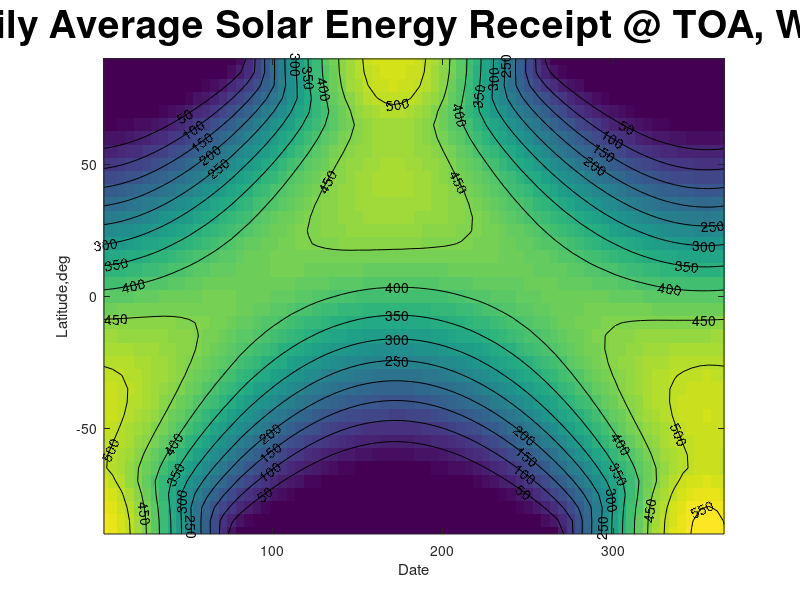

Here is the MATLAB script that generated this plot: (Note: this script raises an error after producing the figure.)
%Plot global insolation for J2000 as calculated by the Earth Orbit v2.1
%model of Kostadinov and Gilb (2014), GMD, using Laskar et al. (2004) astronomical 
%solutions. Plot improved here for pedagogical purposes. See also plot_declination_daylength.m
%Author: Dr. Tihomir Kostadinov, Sept. 8, 2019 - Nov. 2020

insolationglobal = load('Global_Insolation_EOv2.1.dat');
%Data generated for So = 1361 W/m^2 and contemporary Laskar et al. (2004) solutions with Earth orbit model of Kostadinov and Gilb (2014) (GMD) 
So = 1361; %W/m^2 (Kopp and Lean (2011), GRL)
albedo = 0.3;
obliquity = 23 + 26/60 + 21.448/3600; %Eq. 22.2 in Meeus (1998) for J2000.0

QQ = insolationglobal(2:end,2:end);
dd = insolationglobal(1,2:end);
lat = insolationglobal(2:end,1);

figure('Name','Global Insolation','NumberTitle','off','Units','normalized','OuterPosition',[.1 .1  .85 .85]);
imagesc(dd,lat,QQ)
axis xy
title('Daily Average Solar Energy Receipt @ TOA, W m^-^2','FontSize',28)
xlabel('Date');
ylabel('Latitude,deg')
hold on
contour(dd,lat,QQ,[0:50:550],'k','ShowText','on')
set(gca,'XTick',dofyear2date_v2020(2017,[1:12]',[15 15 20 15 15 21 15 15 22 15 15 21]')) %any non-leap year will do
set(gca,'XTickLabel',{'Jan 15','Feb 15', 'Mar 20 \newlineEquinox', 'Apr 15', 'May 15', 'Jun 21 \newlineSolstice', 'Jul 15', 'Aug 15',...
    'Sep 22 \newlineEquinox', 'Oct 15', 'Nov 15', 'Dec 21 \newlineSolstice'})
set(gca,'FontSize',14)

plot([1 365],[0 0],'k-.','LineWidth',1.2);
plot([dofyear2date_v2020(2017,3,20) dofyear2date_v2020(2017,3,20)],[-90 90],'r-','LineWidth',1.2);
plot([dofyear2date_v2020(2017,6,21) dofyear2date_v2020(2017,6,21)],[-90 90],'r-.','LineWidth',1.2);
plot([dofyear2date_v2020(2017,9,22) dofyear2date_v2020(2017,9,22)],[-90 90],'r-','LineWidth',1.2);
plot([dofyear2date_v2020(2017,12,21) dofyear2date_v2020(2017,12,21)],[-90 90],'r-.','LineWidth',1.2);

plot([1 365],[obliquity obliquity],'-.','Color',[.3 .3 .3])
plot([1 365],[-obliquity -obliquity],'-.','Color',[.3 .3 .3])
plot([1 365],[90-obliquity 90-obliquity],'-.','Color',[.5 .5 .5])
plot([1 365],[obliquity-90 obliquity-90],'-.','Color',[.5 .5 .5])

ch = colorbar; 
ch.Label.String = 'Daily Insolation, W m^-^2';

%Mean annual insolation at each latitude:
pp = mean(QQ,2); %Mean across all days
pp_stdev = std(QQ,[],2);

figure('Name','Global Annual Insolation mean and standard deviation','NumberTitle','off','Units','normalized','OuterPosition',[.1 .1  .85 .85]);
yyaxis left
plot(lat,pp,'LineWidth',1.5)
axis([-90 90 135 450])
xlabel('Latitude, degrees')
ylabel('Average annual TOA insolation, W m^-^2')
title('Annual \mu and \sigma of TOA insolation by latitude, W m^-^2')
set(gca,'FontSize',18)
yyaxis right
plot(lat,pp_stdev,'x-','LineWidth',1.5)
axis([-90 90 0 250])
ylabel('Annual \sigma of TOA insolation, W m^-^2')

%Average insolation across all Earth (globally) and annually: 
%(weighted by the areas of each latitudinal strip, which vary as the cosine of latitude
Avg_insol = sum(pp.*cosd(lat))/sum(cosd(lat));

%Taking into account albedo: 
Avg_insol_absorbed = (1-albedo)*Avg_insol;
%Analytical calculation using the same So input as the insolation data: So = 1361 W/m^2
Avg_insol_absorbed_analytical = (1-albedo)*So/4;

yyaxis left
text(-75,175,['TOA insolation global annual average: ', sprintf('%5.2f',Avg_insol), ' W m^-^2'],'FontSize',12);
text(-75,160,['Absorbed TOA insolation = ', sprintf('%5.2f',Avg_insol_absorbed), ' W m^-^2'],'FontSize',12);
text(-75,145,['Analytical absorbed TOA insolation (S_o/4*(1-A)) = ', sprintf('%5.2f',Avg_insol_absorbed_analytical), ' W m^-^2'],'FontSize',12);